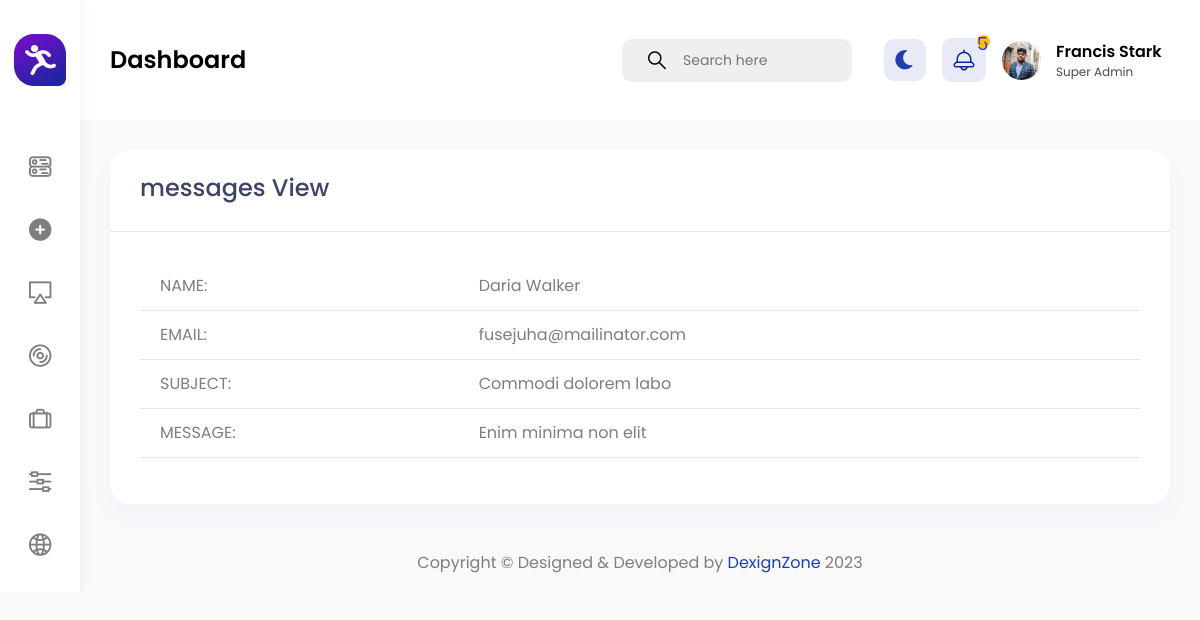
Screenshot of /message/view.php?id=28 (signed in) with the database file from the repository.
### tables this page shows
CREATE TABLE `users` (
  `id` int NOT NULL,
  `role` int DEFAULT NULL,
  `name` varchar(100) NOT NULL,
  `email` varchar(100) NOT NULL,
  `number` int NOT NULL,
  `gender` varchar(100) NOT NULL,
  `address` text NOT NULL,
  `country` varchar(100) NOT NULL,
  `hobbie` varchar(100) DEFAULT NULL,
  `password` varchar(100) NOT NULL,
  `user_photo` varchar(100) DEFAULT NULL
);

CREATE TABLE `messages` (
  `id` int NOT NULL,
  `name` varchar(100) NOT NULL,
  `email` varchar(100) NOT NULL,
  `subject` varchar(100) DEFAULT NULL,
  `message` text NOT NULL,
  `status` varchar(100) NOT NULL DEFAULT 'deactive'
);

### message/view.php (the view)
<?php
require '../database/db_connect.php';
$id = $_GET['id'];
$message_query = "SELECT * FROM messages WHERE id='$id'";
$message_res = mysqli_query($db_connect,$message_query);
$message_after_assoc = mysqli_fetch_assoc($message_res);
$update = "UPDATE messages SET status='active' WHERE id='$id'";
mysqli_query($db_connect,$update);
require '../admin_page/header.php';
?>
<div class="col-lg-12">
    <div class="card">
        <div class="card-header">
            <h3>messages View</h3>
        </div>
        <div class="card-body">
            <table class="table">
                <tbody>
                    <tr>
                        <td>NAME:</td>
                        <td><?=$message_after_assoc['name']?></td>
                    </tr>
                    <tr>
                        <td>EMAIL:</td>
                        <td><?=$message_after_assoc['email']?></td>
                    </tr>
                    <tr>
                        <td>SUBJECT:</td>
                        <td><?=$message_after_assoc['subject']?></td>
                    </tr>
                    <tr>
                    <td>MESSAGE:</td>
                    <td><?=$message_after_assoc['message']?></td>
                    </tr>
                </tbody>
            </table>
        </div>
    </div>
</div>
<?php require '../admin_page/footer.php'?>

### admin_page/header.php (shortened to what this page needs)
<?php
$loged_id = $_SESSION["loged_id"];
require '../database/db_connect.php';
$select_user = "SELECT * FROM users WHERE id= '$loged_id'";
$select_id_res = mysqli_query($db_connect,$select_user);
$select_id_assoc = mysqli_fetch_assoc($select_id_res);
$message_query = "SELECT * FROM messages ORDER BY id DESC";
$message_res = mysqli_query($db_connect,$message_query);
$message_count = "SELECT COUNT(*) as total FROM messages WHERE status='deactive'";
$message_res_count = mysqli_query($db_connect,$message_count);
$sfter_assooc_count = mysqli_fetch_assoc($message_res_count);
?>
<!DOCTYPE html>
<html lang="en">
<head>
                    <link href="/sage/admin_page/vendor/chartist/css/chartist.min.css" rel="stylesheet" type="text/css"/>
                    <link href="/sage/admin_page/vendor/owl-carousel/owl.carousel.css" rel="stylesheet" type="text/css"/>
                    <link href="/sage/admin_page/vendor/bootstrap-select/css/bootstrap-select.min.css" rel="stylesheet" type="text/css"/>
                    <link href="/sage/admin_page/css/style.css" rel="stylesheet" type="text/css"/>
</head>
<body>
    <div id="main-wrapper">
        <div class="nav-header">
            <a href="index.html" class="brand-logo" aria-label="Gymove">
                <img class="logo-abbr" src="/SAGE/admin_page/images/logo.png" alt="">
            </a>
        </div>
<header class="header">
	<div class="header-content">
		<nav class="navbar navbar-expand">
			<div class="collapse navbar-collapse justify-content-between">
				<div class="header-left">
					<div class="dashboard_bar">
						Dashboard
					</div>
				</div>
				<ul class="navbar-nav header-right">
					<li class="nav-item">
						<form>
						<input type="hidden" name="_token" value="xFLqzqVT4MkdNcHgZHsrg31HVOv7i2yyXenRGlt8">							<div class="input-group search-area d-lg-inline-flex d-none me-3">
							  <span class="input-group-text" id="header-search">
									<button class="bg-transparent border-0" type="button" aria-label="header-search">
										<i class="flaticon-381-search-2"></i>
									</button>
							  </span>
							  <input type="text" class="form-control" placeholder="Search here" aria-label="Username" aria-describedby="header-search">
							</div>
						</form>
					</li>
					<li class="nav-item dropdown notification_dropdown">
						<a class="nav-link bell dz-theme-mode" href="javascript:void(0);" aria-label="theme-mode">
							<i id="icon-dark" class="fas fa-moon"></i>
						</a>
					</li>
					<li class="nav-item dropdown notification_dropdown">
						<a class="nav-link  ai-icon" href="javascript:void(0)" aria-label="bell" role="button" data-bs-toggle="dropdown">
							<div class="pulse-css"><?=($sfter_assooc_count['total'] <=9)?$sfter_assooc_count['total']:'9+'?></div>
						</a>
					</li>
					<li class="nav-item dropdown header-profile">
						<a class="nav-link" href="javascript:void(0)" role="button" data-bs-toggle="dropdown">
							<?php if($select_id_assoc['user_photo'] != null){ ?>
								<img src="/sage/upload/user_image/<?=$select_id_assoc['user_photo']?>"/>
							<?php }
							else{ ?>
								<img src="/SAGE/admin_page/images/profile/17.jpg" width="20" alt="">
							<?php } ?>
							<div class="header-info">
								<span class="text-black"><strong><?=$select_id_assoc['name']?></strong></span>
								<p class="fs-12 mb-0">Super Admin</p>
							</div>
						</a>
					</li>
				</ul>
			</div>
		</nav>
	</div>
</header>
        <div class="deznav">
	<div class="deznav-scroll">
		<ul class="metismenu" id="menu">
			<li><a class="has-arrow ai-icon" href="../admin_page/admin.php">
					<i class="flaticon-381-networking"></i>
				</a>
			</li>
			<li><a class="has-arrow ai-icon" href="../expertise/skills_add.php">
					<i class="fa fa-plus-circle" aria-hidden="true"></i>
				</a>
			</li>
			<li><a class="has-arrow ai-icon" href="../user/user_list.php">
					<i class="flaticon-381-television"></i>
				</a>
			</li>
			<li><a class="has-arrow ai-icon" href="/sage/logo/logo.php" aria-expanded="false">
					<i class="flaticon-381-compact-disc-1"></i>
				</a>
			</li>
			<li><a class="has-arrow ai-icon" href="/sage/about/about.php">
					<i class="flaticon-381-briefcase"></i>
				</a>
			</li>
			<li><a class="has-arrow ai-icon" href="/sage/Services/service.php">
					<i class="flaticon-381-controls-3"></i>
				</a>
			</li>
			<li><a class="has-arrow ai-icon" href="/sage/protfolio/protfolio.php">
					<i class="flaticon-381-internet"></i>
				</a>
			</li>
			<li><a class="has-arrow ai-icon" href="/sage/team/add_team.php">
				</a>
			</li>
		</ul>
	</div>
</div>
<div class="content-body">
	<div class="container-fluid">

### admin_page/header.php (style rules this page uses)
.card { height: auto!important; }

### rows the page displays
users: user_photo (picture), name "Francis Stark"
messages: name "Daria Walker", email "fusejuha@mailinator.com", subject "Commodi dolorem labo", message "Enim minima non elit"

### other values shown
$sfter_assooc_count['total'] "5"
